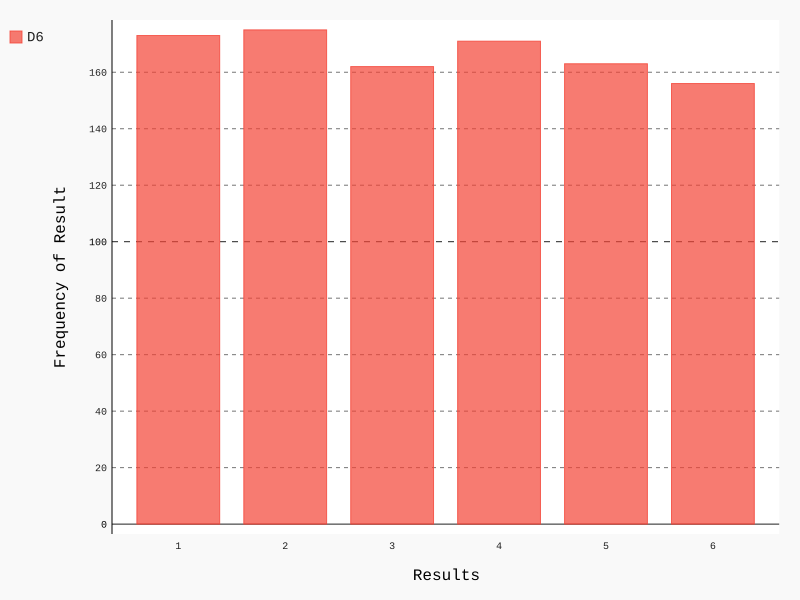

Write Python code to recreate this figure.
from dice import Dice
import pygal

dice = Dice()

results = []
for roll_num in range(1000):
    result = dice.roll()
    results.append(result)

# Analyze the results:
frequencies = [results.count(value) for value in range(1, dice.num_sides+1)]

# Visualize the results:
hist = pygal.Bar()

hist._title = 'Results of rolling one D6 1000 times'
hist.x_labels = dice.set_label()
hist.x_title = 'Results'
hist.y_title = 'Frequency of Result'

hist.add('D6', frequencies)
hist.render_to_file('dice_visual_1.svg')
